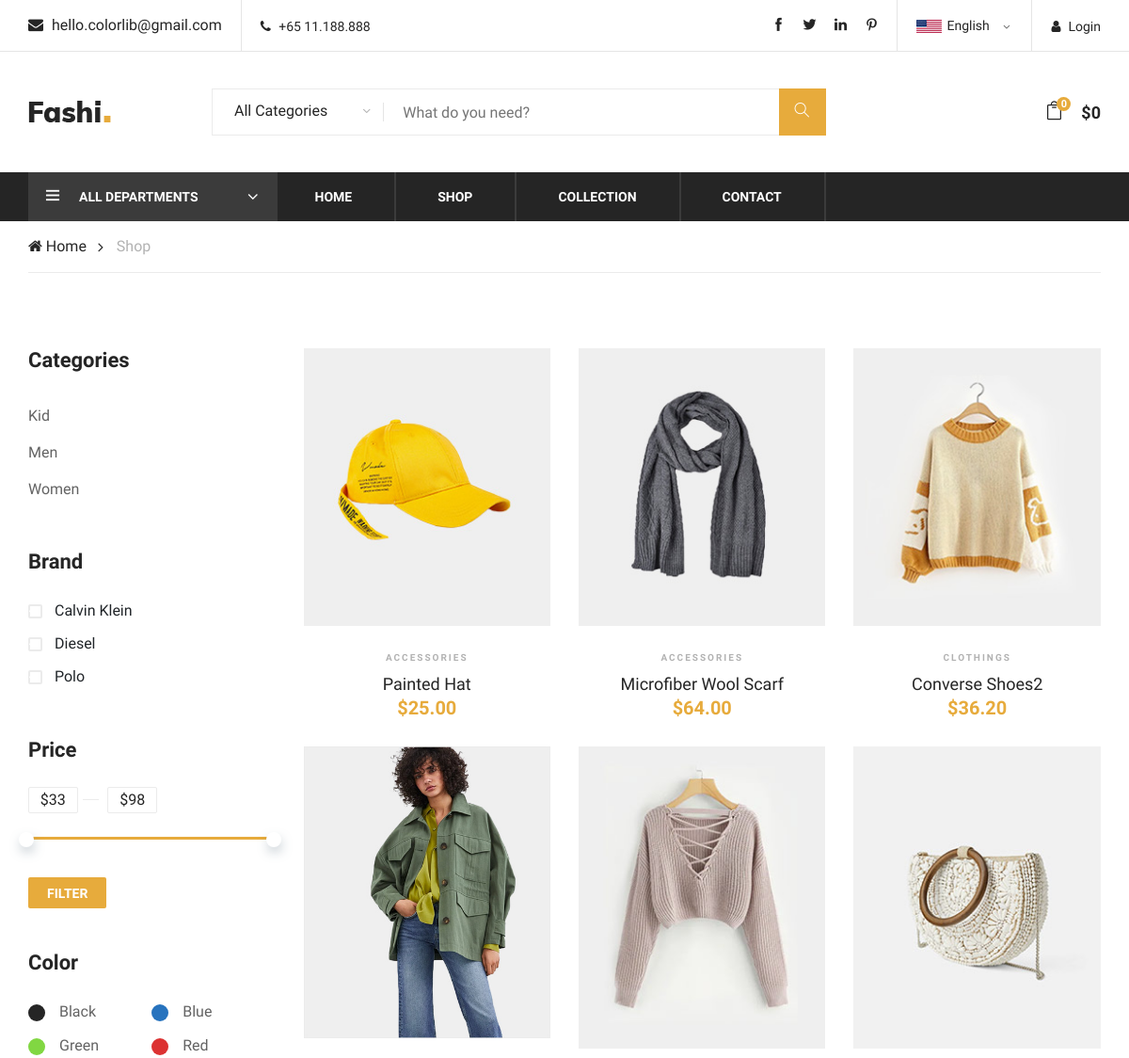
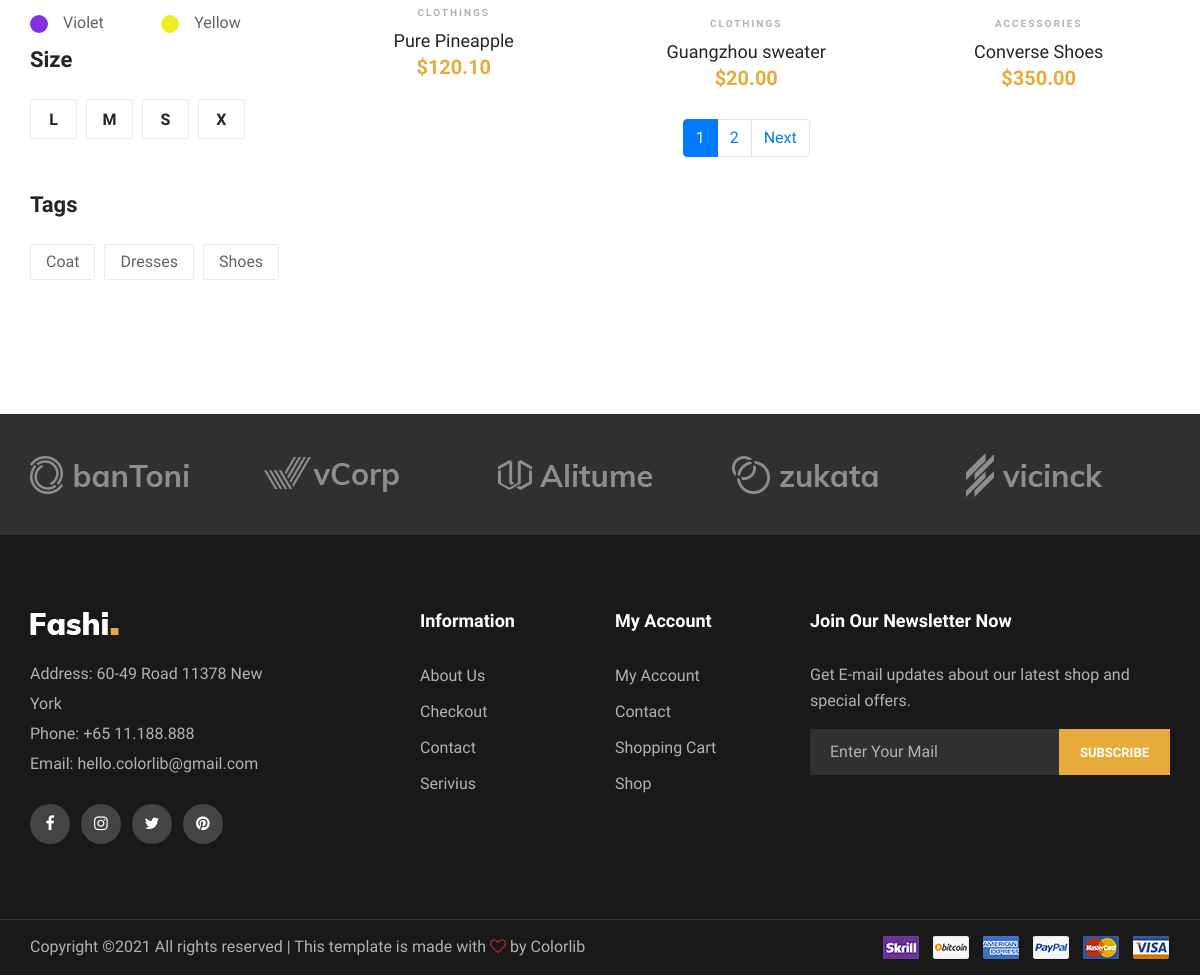
The app's page /shop/ with its own data (2 pictures, top to bottom).
### CartApp/models.py (models this page shows, shortened)
class Cart(models.Model):
    owner = models.ForeignKey('Customer', null=True, on_delete=models.CASCADE)
    products = models.ManyToManyField(CartProduct, blank=True, related_name='related_cart')
    total_products = models.PositiveIntegerField(default=0)
    final_price = models.DecimalField(max_digits=9, decimal_places=2, default=0)
    in_order = models.BooleanField(default=False)
    for_anonymous_user = models.BooleanField(default=False)
    def __str__(self):
        return f"{self.id}"

### productApp/models.py (models this page shows, shortened)
class Collection(models.Model):
    title = models.CharField(max_length=10)
    slug = models.SlugField(unique=True)
    def get_absolute_url(self):
        return reverse('collection', args=[str(self.slug)])
    class Meta:
        ordering = ["title"]

class Brand(models.Model):
    title = models.CharField(max_length=100)
    slug = models.SlugField(unique=True)
    class Meta:
        ordering = ["title"]

class Color(models.Model):
    title = models.CharField(max_length=25)
    slug = models.SlugField(unique=True)
    class Meta:
        ordering = ["title"]

class Size(models.Model):
    title = models.CharField(max_length=1)
    slug = models.SlugField(unique=True)
    class Meta:
        ordering = ["title"]

class Tag(models.Model):
    title = models.CharField(max_length=120)
    slug = models.SlugField(unique=True)
    def get_absolute_url(self):
        return reverse('tag', args=[str(self.slug)])
    class Meta:
        ordering = ["title"]

class Product(models.Model):
    title = models.CharField(max_length=25)
    description = models.TextField()
    availability = models.PositiveIntegerField(blank=True)
    price = models.DecimalField(max_digits=9, decimal_places=2)
    image = models.FileField(blank=True)
    created_at = models.TimeField(auto_now_add=True)
    update = models.TimeField(auto_now=True)
    slug = models.SlugField(unique=True)
    color = models.ManyToManyField(Color)
    size = models.ManyToManyField(Size, blank=True)
    category = models.ForeignKey(Category, on_delete=models.CASCADE)
    departments = models.ForeignKey(Departments, null=True, blank=True, on_delete=models.CASCADE)
    collection = models.ForeignKey(Collection, null=True, blank=True, on_delete=models.CASCADE)
    brand = models.ForeignKey(Brand, null=True, blank=True, on_delete=models.CASCADE)
    tags = models.ManyToManyField(Tag, blank=True)
    def get_absolute_url(self):
        return reverse('product', args=[str(self.slug)])
    class Meta:
        ordering = ["created_at"]

class Category(models.Model):
    title = models.CharField(max_length=100)
    slug = models.SlugField(unique=True)
    class Meta:
        ordering = ["title"]

### BaseApp/views.py (the view)
# urls.py: path('shop/', ShopView.as_view(), name='shop'),
class ShopView(ListView):
    model = Product
    template_name = 'BaseApp/shop.html'
    context_object_name = 'products'
    paginate_by = 6

### BaseApp/templates/BaseApp/shop.html (shortened to what this page needs)
{% extends "base.html" %}
{% load sidebar %}
{% block breadcrumb %}
<span>Shop</span>
{% endblock%}
{% block content %}
<section class="product-shop spad">
        <div class="container">
            <div class="row">
                {% show_sidebar %}
                <div class="col-lg-9 order-1 order-lg-2">
                    <div class="product-list">
                        <div class="row">
                            {% for item in products %}
                            <div class="col-lg-4 col-sm-6">
                                <div class="product-item">
                                    <div class="pi-pic">
                                        <img src="{{ item.image.url }}" alt="">
                                    </div>
                                    <div class="pi-text">
                                        <div class="catagory-name">{{ item.category.title}}</div>
                                        <a href="{{ item.get_absolute_url }}">
                                            <h5>{{ item.title }}</h5>
                                        </a>
                                        <div class="product-price">
                                            ${{ item.price }}
                                        </div>
                                    </div>
                                </div>
                            </div>
                            {% empty %}
                            <h3>Not found products</h3>
                            {% endfor %}
                        </div>
                    </div>
                    {% if page_obj.has_other_pages %}
                    <nav aria-label="Page navigation example">
                      <ul class="pagination justify-content-center">
                          {% for p in page_obj.paginator.page_range %}
                            {% if page_obj.number == p%}
                                <li class="page-item active" aria-current="page">
                                  <span class="page-link">{{p}}<span class="sr-only">(current)</span>
                                  </span>
                                </li>
                            {% else %}
                                <li class="page-item"><a class="page-link" href="?{{ s }}page={{p}}">{{p}}</a></li>
                            {% endif %}
                          {% endfor %}
                          {% if page_obj.has_next %}
                          <li class="page-item">
                            <a class="page-link" href="?{{ s }}page={{ page_obj.next_page_number}}">Next</a>
                          </li>
                          {% endif %}
                      </ul>
                    </nav>
                    {% endif%}
                </div>
            </div>
        </div>
</section>
{% endblock %}

### BaseApp/templates/BaseApp/cartTag.html (shortened to what this page needs)
<div class="col-lg-3 text-right col-md-3">
    <ul class="nav-right">
        <li class="cart-icon"><a href="{% url 'cart'%}">
                <i class="icon_bag_alt"></i>
                <span>{{ cart.total_products }}</span>
            </a>
        </li>
        {% if cart.final_price != 0 %}
        <li class="cart-price">${{ cart.final_price }}</li>
        {% else %}
        <li class="cart-price">$0</li>
        {% endif %}
    </ul>
</div>

### BaseApp/templates/BaseApp/sidebar.html (shortened to what this page needs)
<div class="col-lg-3">
        <div class="filter-widget">
            <h4 class="fw-title">Categories</h4>
            <ul class="filter-catagories">
                {% for item in collection%}
                <li><a href="{{ item.get_absolute_url }}">{{ item.title }}</a></li>
                {% endfor %}
            </ul>
        </div>
        <div class="filter-widget">
            <h4 class="fw-title">Brand</h4>
            <div class="fw-brand-check">
                {% for item in brands %}
                <div class="bc-item">
                    <label for="bc-calvin">
                        {{ item.title }}
                        <span class="checkmark"></span>
                    </label>
                </div>
                {% endfor %}
            </div>
        </div>
        <div class="filter-widget">
            <h4 class="fw-title">Price</h4>
            <div class="filter-range-wrap">
                <div class="range-slider">
                    <div class="price-input">
                        <input type="text" id="minamount">
                        <input type="text" id="maxamount">
                    </div>
                </div>
                <div class="price-range ui-slider ui-corner-all ui-slider-horizontal ui-widget ui-widget-content"
                    data-min="33" data-max="98">
                    <span tabindex="0" class="ui-slider-handle ui-corner-all ui-state-default"></span>
                    <span tabindex="0" class="ui-slider-handle ui-corner-all ui-state-default"></span>
                </div>
            </div>
            <a href="#" class="filter-btn">Filter</a>
        </div>
        <div class="filter-widget">
            <h4 class="fw-title">Color</h4>
            <div class="fw-color-choose">
                {% for  item in colors %}
                <div class="cs-item">
                    <label class="cs-{{item.title}}" for="cs-{{item.title}}">{{item.title}}</label>
                </div>
                {% endfor %}
            </div>
        </div>
        <div class="filter-widget">
            <h4 class="fw-title">Size</h4>
            <div class="fw-size-choose">
                {% for item in size %}
                <div class="sc-item">
                    <label for="{{ item.slug }}-size">{{item.title}}</label>
                </div>
                {% endfor %}
            </div>
        </div>
        <div class="filter-widget">
            <h4 class="fw-title">Tags</h4>
            <div class="fw-tags">
                {% for item in tags%}
                    <a href="{{ item.get_absolute_url}}">{{item.title}}</a>
                {% endfor %}
            </div>
        </div>
</div>

### records on screen
Cart: total_products "0"
Collection: title "Kid"
Collection: title "Men"
Collection: title "Women"
Brand: title "Calvin Klein"
Brand: title "Diesel"
Brand: title "Polo"
Color: title "Black"
Color: title "Blue"
Color: title "Green"
Color: title "Red"
Color: title "Violet"
Color: title "Yellow"
Size: title "L"
Size: title "M"
Size: title "S"
Size: title "X"
Tag: title "Coat"
Tag: title "Dresses"
Tag: title "Shoes"
Product: image (picture), category "ACCESSORIES", title "Painted Hat", price "25.00"
Product: image (picture), category "ACCESSORIES", title "Microfiber Wool Scarf", price "64.00"
Product: image (picture), category "CLOTHINGS", title "Converse Shoes2", price "36.20"
Product: image (picture), category "CLOTHINGS", title "Pure Pineapple", price "120.10"
Product: image (picture), category "CLOTHINGS", title "Guangzhou sweater", price "20.00"
Product: image (picture), category "ACCESSORIES", title "Converse Shoes", price "350.00"

### other values on screen
{{ p }} "1"
{{ p }} "2"
